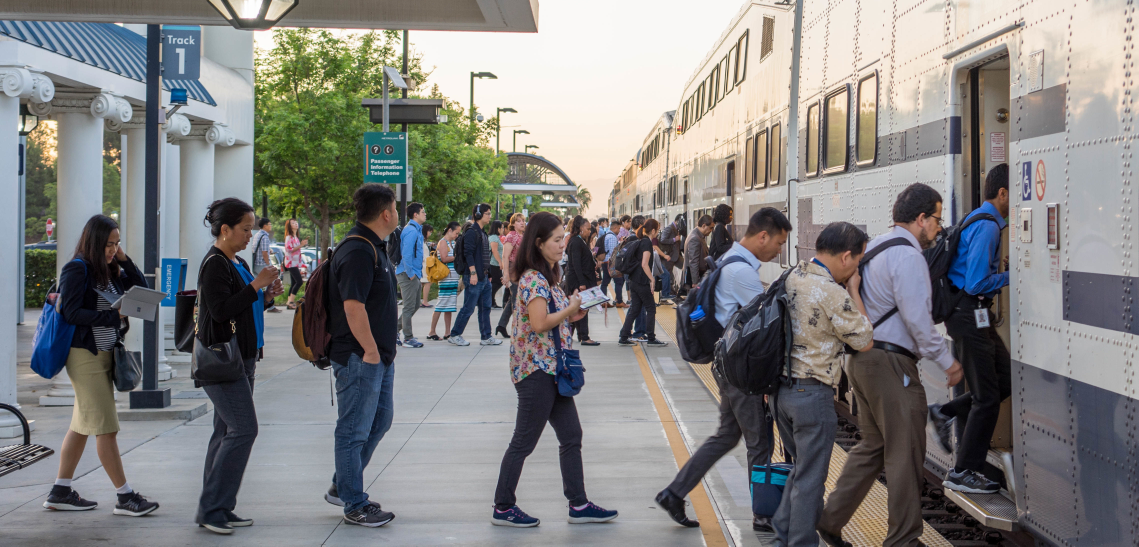
#> input picture DAY 1/public.jpg, 4554 x 2185 px (shown at 1/4 size)
$ python thresholding.py
#> lines starting #> are read from the running program, lines starting #| are printed output that depends on the picture; after the words box and inside, x2 and y2 are one past the last pixel; in counts of white or black regions, pixels touching at a corner belong together
import  cv2

img = cv2.imread("public.jpg")
#> img is the input picture: shape (2185, 4554, 3); mean B, G, R 127.6, 128.3, 128.9
img = cv2.resize(img, (1080,720))
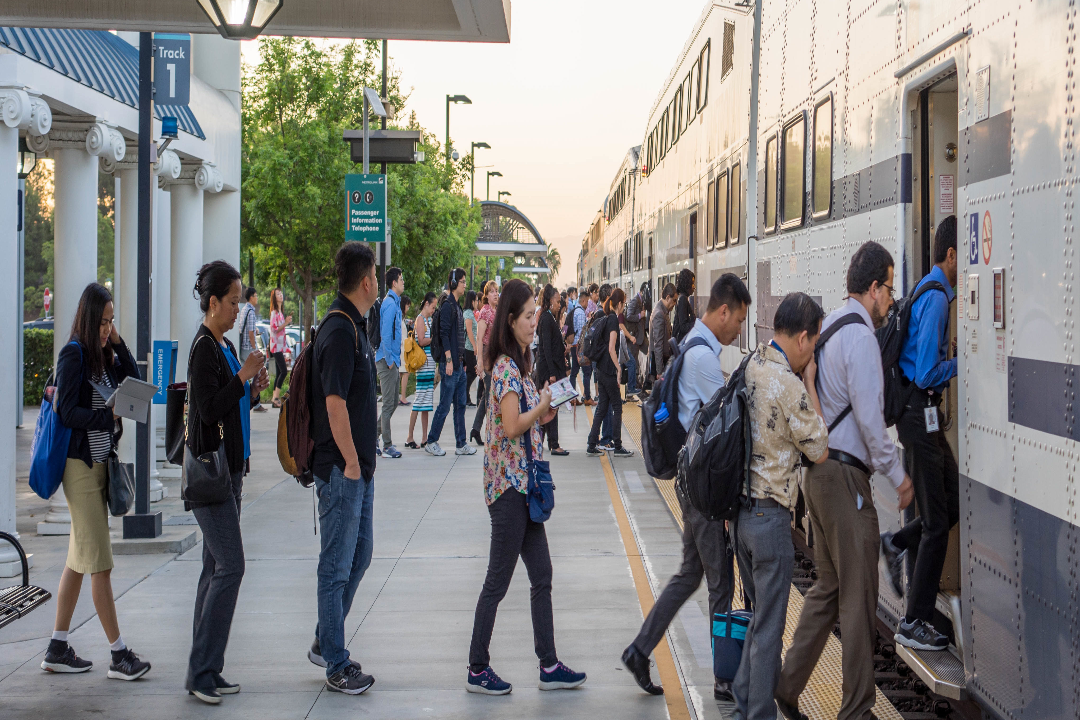
#> img: shape (720, 1080, 3); mean B, G, R 127.5, 128.2, 128.8
img = cv2.cvtColor(img, cv2.COLOR_BGR2GRAY)
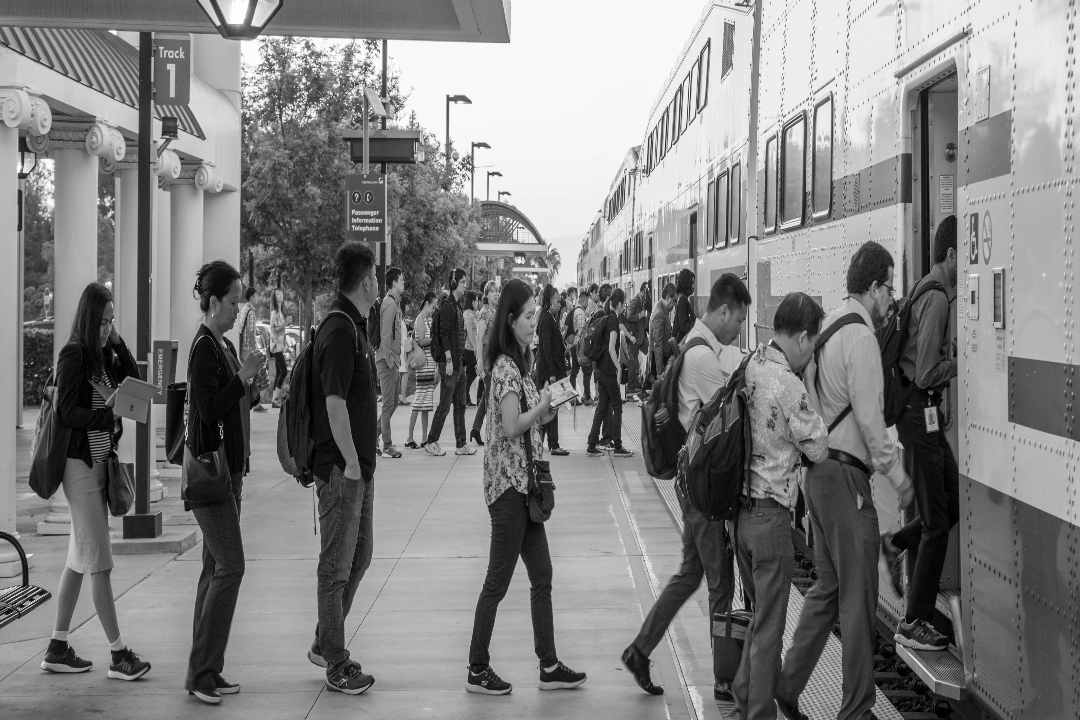
#> img: shape (720, 1080); min 0, max 255, mean 128.3
ret, img_thresh = cv2.threshold(img, 80, 255, cv2.THRESH_BINARY)
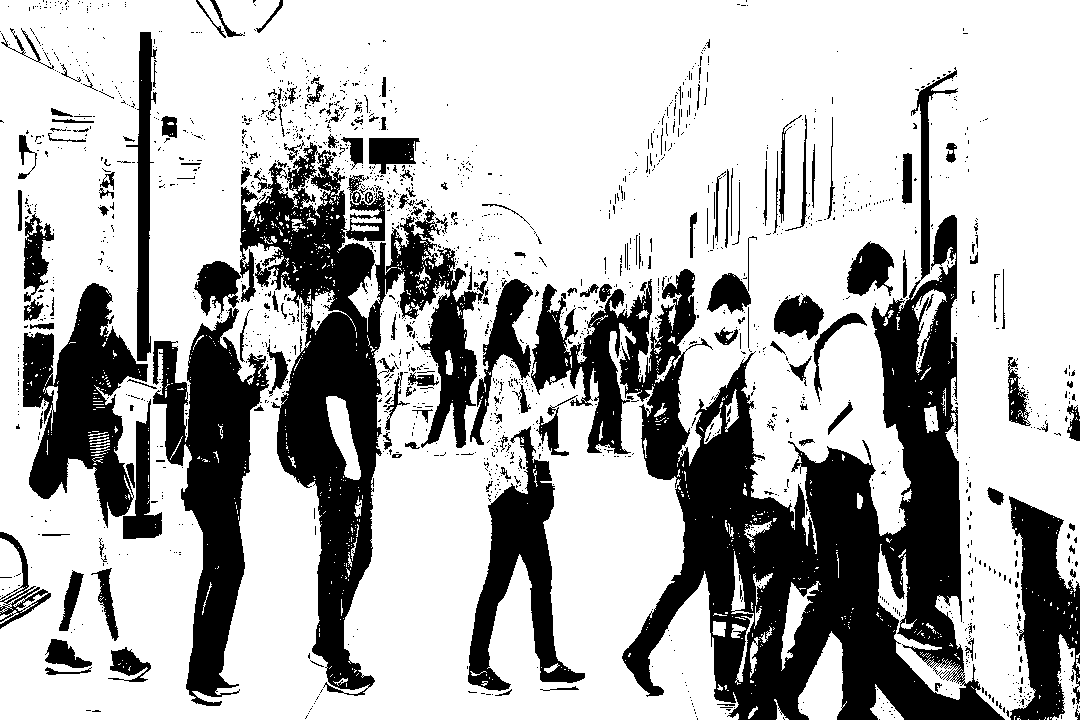
#> img_thresh: shape (720, 1080); 70.6% white; 1838 black regions (1664 under 20 px), largest, box (x1, y1, x2, y2) and area: (531, 67, 1005, 720) 88797, (240, 142, 488, 696) 41721, (153, 308, 269, 706) 20331
img_thresh = cv2.blur(img_thresh, (7,7))
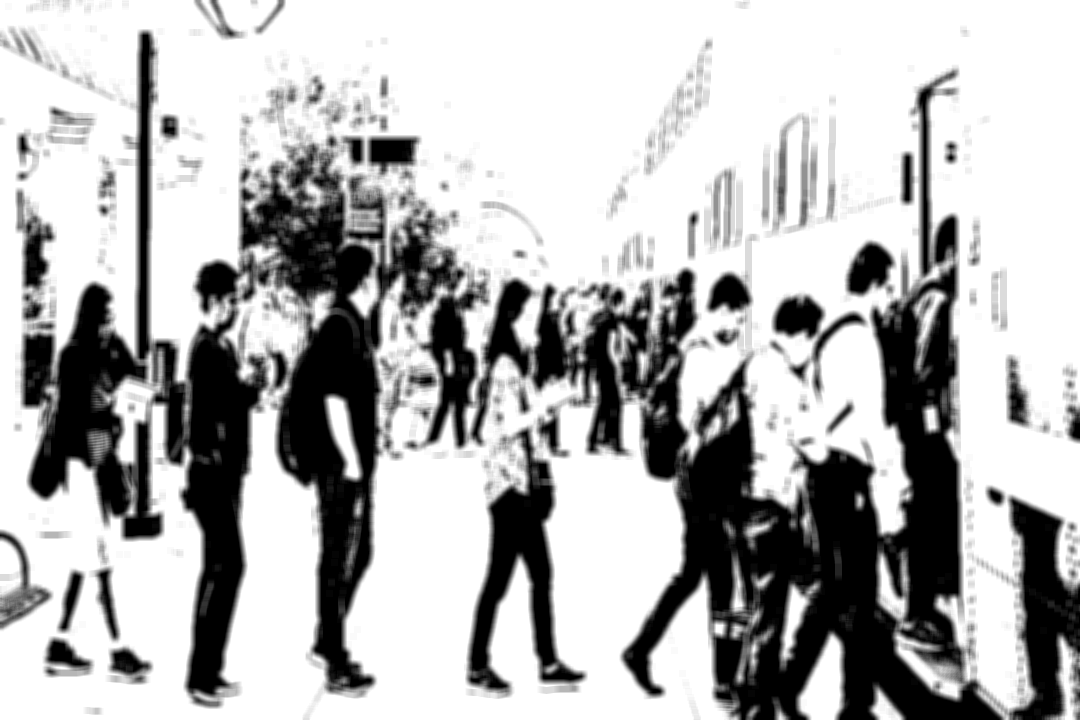
#> img_thresh: shape (720, 1080); min 0, max 255, mean 180.2
ret, img_thresh = cv2.threshold(img_thresh, 80, 255, cv2.THRESH_BINARY)
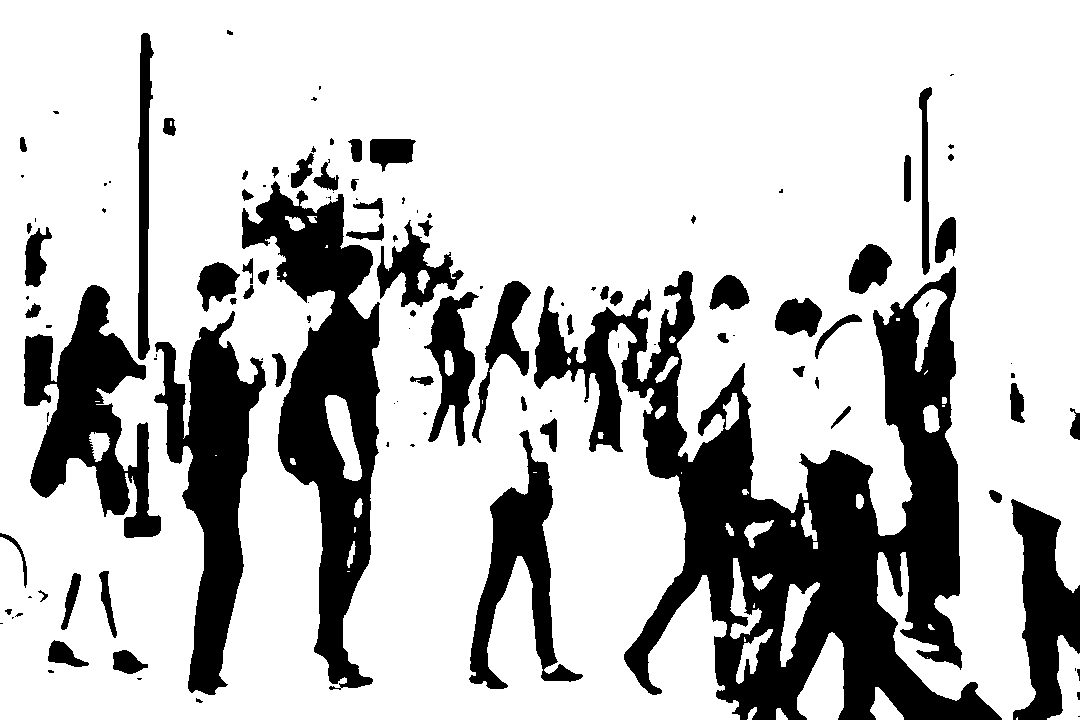
#> img_thresh: shape (720, 1080); 75.8% white; 121 black regions (52 under 20 px), largest, box (x1, y1, x2, y2) and area: (534, 266, 1002, 720) 77926, (242, 181, 380, 690) 28565, (154, 311, 266, 695) 18593

cv2.imshow("image", img)
cv2.imshow("Threshold Image", img_thresh)
cv2.waitKey(0)

$ run again, with DAY 1/img.jpeg copied over DAY 1/public.jpg
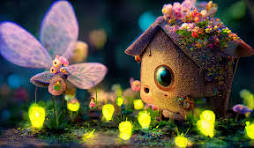
#> input picture DAY 1/img.jpeg, 254 x 148 px
#> img is the input picture: shape (148, 254, 3); mean B, G, R 64.7, 82, 85.8
#> `img = cv2.cvtColor(img, cv2.COLOR_BGR2GRAY)`:
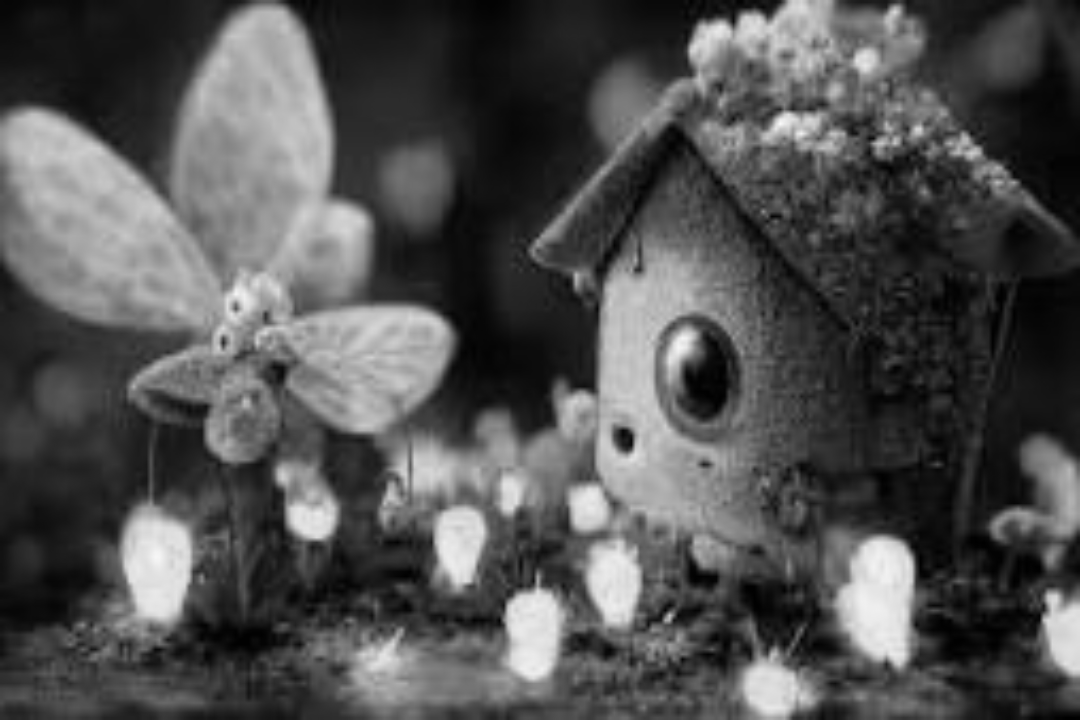
#> img: shape (720, 1080); min 0, max 250, mean 81
#> `ret, img_thresh = cv2.threshold(img_thresh, 80, 255, cv2.THRESH_BINARY)`:
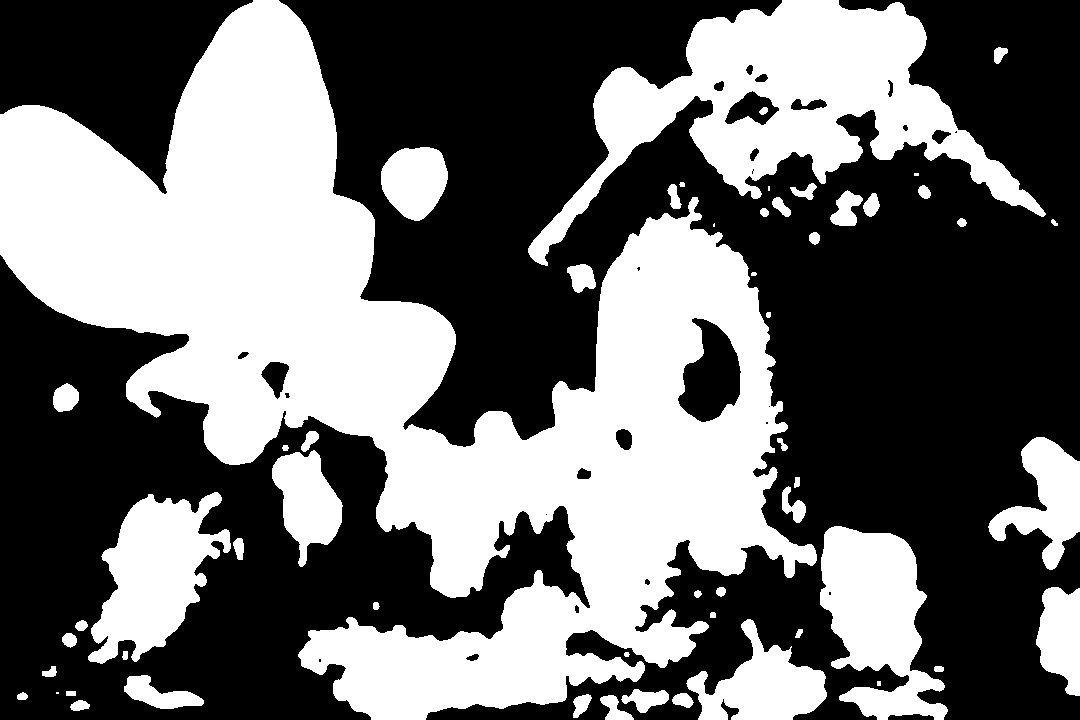
#> img_thresh: shape (720, 1080); 42.6% white; 56 white regions (4 under 20 px), largest, box (x1, y1, x2, y2) and area: (0, 0, 817, 720) 224701, (528, 0, 1046, 266) 45003, (820, 526, 948, 720) 14851
